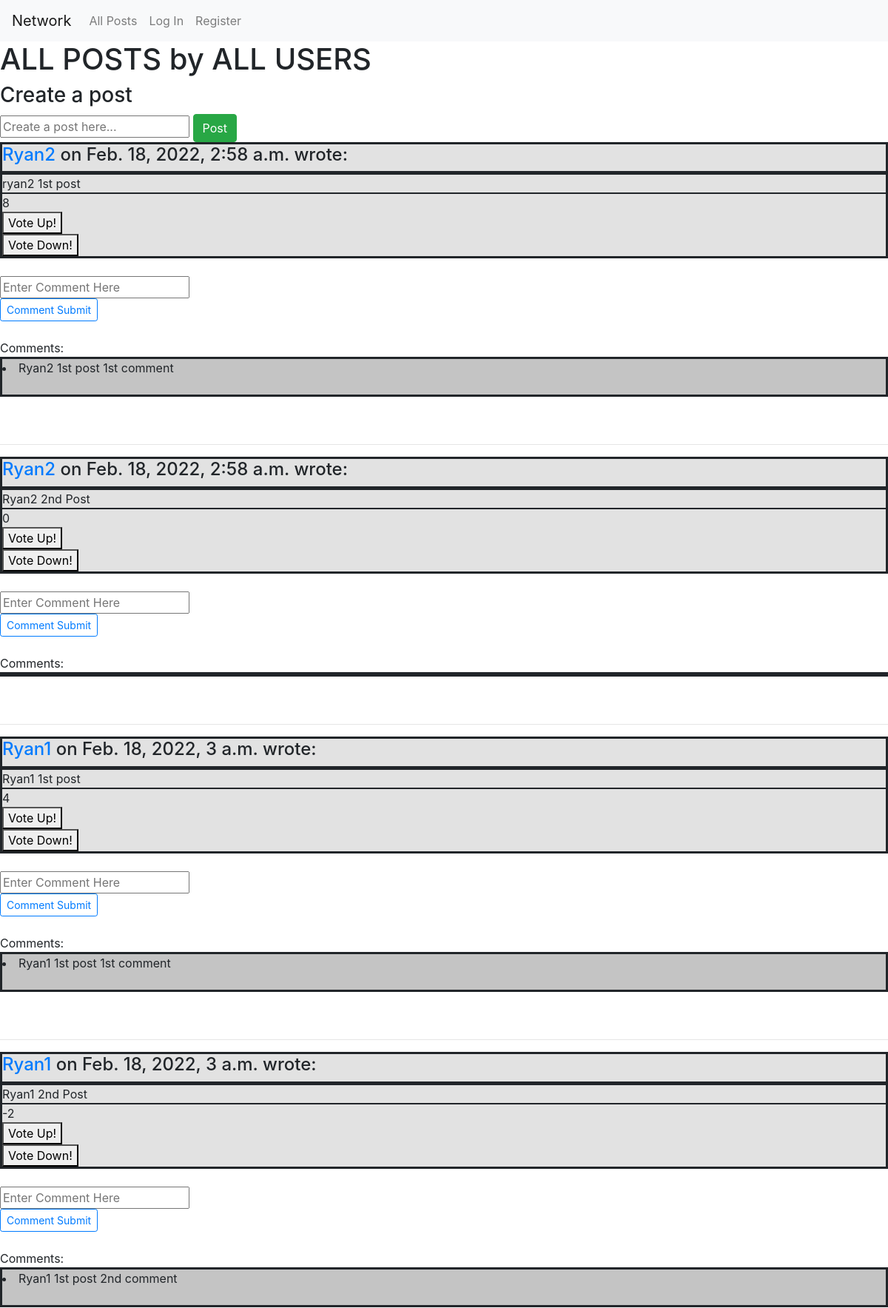
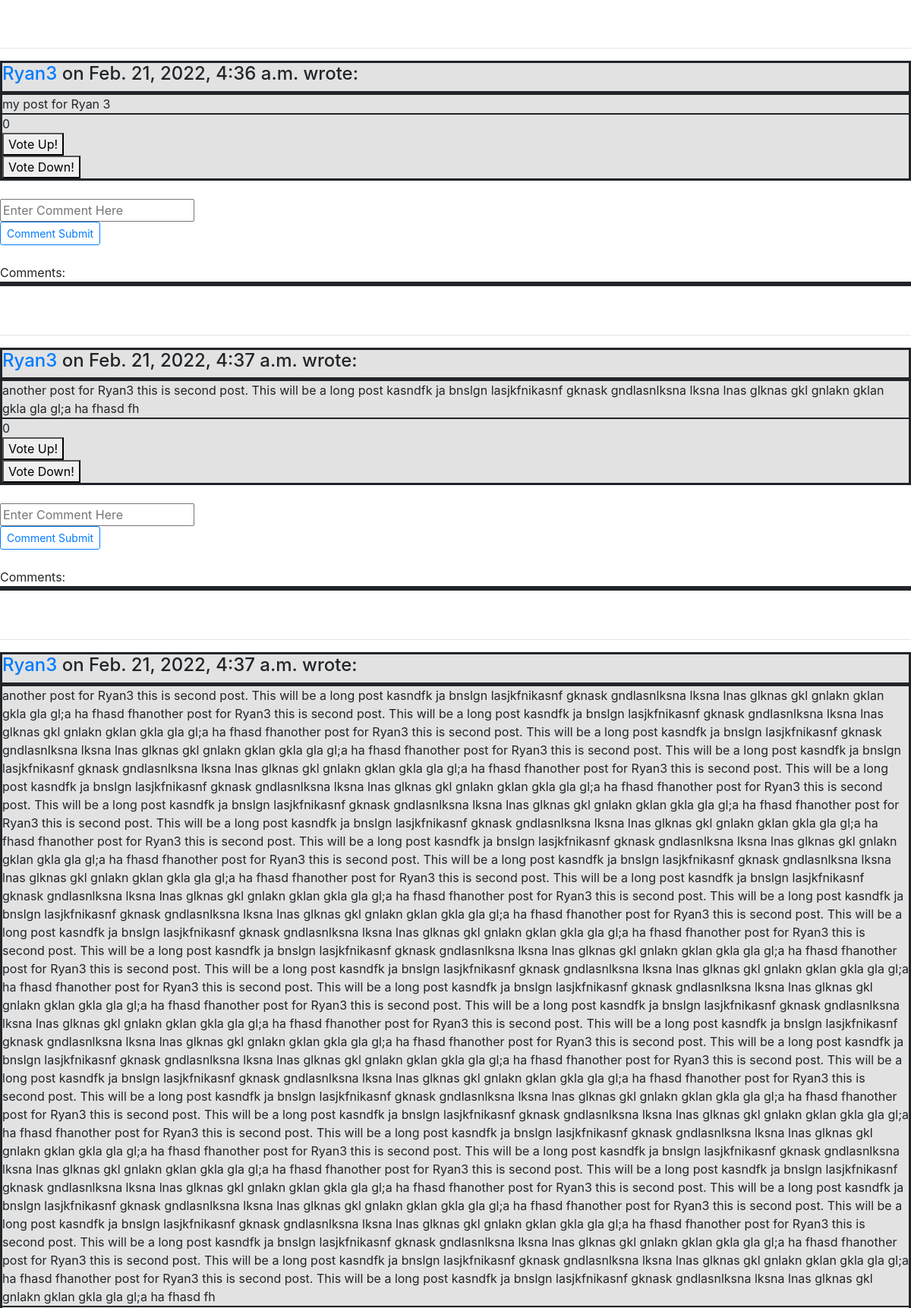
The page / (upper part) on the database its author committed (2 pictures, top to bottom).
### network/models.py (models this page shows)
class Post(models.Model):
    posts = models.TextField(max_length=1337, default="Enter post here")
    posts_owner = models.ForeignKey(User, on_delete=models.CASCADE, null=True, default=None)
    date_and_time = models.DateTimeField(auto_now_add=True)
    rating = models.IntegerField(default=0)

class User(AbstractUser):
    pass

class Comments(models.Model):
    user = models.ForeignKey(User, on_delete=models.CASCADE, null=True, default=None)
    comment = models.TextField(max_length=2000, default="Enter Comment Here")
    created_on = models.DateTimeField(default=timezone.now)
    post = models.ForeignKey('Post', on_delete=models.CASCADE)

### network/views.py (the view)
# urls.py: path("", views.index, name="index"),
def index(request):
    comments = Comments.objects.all()
    entries = Post.objects.all()
    if request.method == "POST":
        post = Post.objects.create(
            posts = request.POST['posts'],
            posts_owner = request.user
            )
        post.save()
        return render(request, "network/user_profile.html",
        {"entries" : entries,
        "comments" : comments})
    else:
        return render(request, "network/index.html",
        {"entries" : entries,
        "comments" : comments})

### network/templates/network/index.html (shortened to what this page needs)
{% extends "network/layout.html" %}
{% load static %}
{%block body %}
<h1>ALL POSTS by ALL USERS</h1>
<form method="POST" class="user_posts">
    <h3>Create a post</h3>
    <input type="text" id="id_posts" name="posts" placeholder="Create a post here...">
    <button type="submit" class="btn btn-success">Post</button>
    </form>
<div style=''>
    {% for msg_entry in entries %}
        <div style='background-color: #E2E2E2; border-style: solid'>
            <div style='border-bottom: 5px solid'>
                <h4><a href="{% url 'user_profile' msg_entry.posts_owner.pk %}">{{ msg_entry.posts_owner }}</a>  on {{msg_entry.date_and_time}} wrote: <h4>
            </div>
            <div style='border-bottom: 2px solid'>
                {{msg_entry.posts}} <br>
            </div>
            {{msg_entry.rating}}
            <div style='align-content: center'>
                            <form method="POST" action="{% url 'vote_rating' msg_entry.pk %}"  id="comment-form" style='align-content: right'>
                                <button class ="" type='submit' id='post_vote_up'> Vote Up!</button>
                            </form>
                            <form method="POST" action="{% url 'vote_rating' msg_entry.pk %}"  id="comment-form" style='align-content: center'>
                                <button class ="" type='submit' id='post_vote_down'> Vote Down!</button>
                            </form>
            </div>
        </div>
            <br>
        <form method="POST" action="{% url 'comment' msg_entry.pk %}"  id="comment-form">
        <input type="text" name="comment-input" placeholder="Enter Comment Here"></input><br>
        <button class="btn btn-sm btn-outline-primary" type='submit' id="commentsubmit">Comment Submit</button>
        </form>
    <br>
            Comments:
    <div style='border-style: solid; background-color: #C4C4C4;'>
            {% for comment in comments %}
                {% if msg_entry.pk == comment.post.id %}
                    <li>{{comment.comment}}</li>
                    <br>
                {% endif %}
            {% endfor %}
    </div>
    <br>
    <br>
    <hr>
    {% endfor %}
</div>
<br>
{%endblock%}

### rows shown on the page
Post: posts_owner "Ryan2", date_and_time "Feb. 18, 2022, 2:58 a.m.", posts "ryan2 1st post", rating "8"
Comments: comment "Ryan2 1st post 1st comment"
Post: posts_owner "Ryan2", date_and_time "Feb. 18, 2022, 2:58 a.m.", posts "Ryan2 2nd Post", rating "0"
Post: posts_owner "Ryan1", date_and_time "Feb. 18, 2022, 3 a.m.", posts "Ryan1 1st post", rating "4"
Comments: comment "Ryan1 1st post 1st comment"
Post: posts_owner "Ryan1", date_and_time "Feb. 18, 2022, 3 a.m.", posts "Ryan1 2nd Post", rating "-2"
Comments: comment "Ryan1 1st post 2nd comment"
Post: posts_owner "Ryan3", date_and_time "Feb. 21, 2022, 4:36 a.m.", posts "my post for Ryan 3", rating "0"
Post: posts_owner "Ryan3", date_and_time "Feb. 21, 2022, 4:37 a.m.", posts "another post for Ryan3 this is second post. This will be a long post kasndfk ja bnslgn lasjkfnikasnf gknask gndlasnlksna lksna lnas glknas gkl gnlakn gklan gkla gla gl;a ha fhasd fh", rating "0"
Post: posts_owner "Ryan3", date_and_time "Feb. 21, 2022, 4:37 a.m.", posts "another post for Ryan3 this is second post. This will be a long post kasndfk ja bnslgn lasjkfnikasnf gknask gndlasnlksna lksna lnas glknas gkl gnlakn gklan gkla gla gl;a ha fhasd fhanother post for Ryan3 this is second post. This will be a long post kasndfk ja bnslgn lasjkfnikasnf gknask gndlasnlksna lksna lnas glknas gkl gnlakn gklan gkla gla gl;a ha fhasd fhanother post for Ryan3 this is second post. This will be a long post kasndfk ja bnslgn lasjkfnikasnf gknask gndlasnlksna lksna lnas glknas gkl gnlakn gklan gkla gla gl;a ha fhasd fhanother post for Ryan3 this is second post. This will be a long post kasndfk ja bnslgn lasjkfnikasnf gknask gndlasnlksna lksna lnas glknas gkl gnlakn gklan…"
